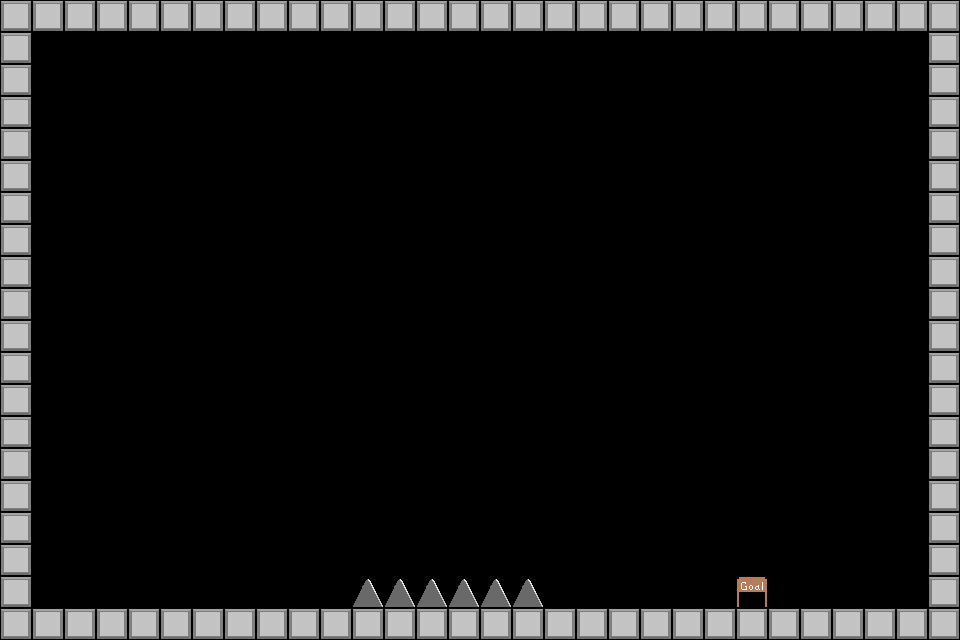

A level layout from a 2D game, rendered from its tile map. Below: a short description, then the map file with its tile-grid data intact:
An orthogonal 30x20 tile map with 32x32 px tiles, 1 tile layer (タイル・レイヤー 0), 2 hidden layers not drawn.

<map version="1.2" tiledversion="1.3.0" orientation="orthogonal" renderorder="right-down" compressionlevel="0" width="30" height="20" tilewidth="32" tileheight="32" infinite="0" nextlayerid="4" nextobjectid="1">
 <editorsettings>
  <export target="rebeDeza2.csv" format="csv" />
 </editorsettings>
 <tileset firstgid="1" name="terrain_chip" tilewidth="32" tileheight="32" tilecount="64" columns="8">
  <image source="レベルデザイン/レベルデザインーワンクリック/Data/Maps/terrain_chip.png" width="256" height="256" />
 </tileset>
 <layer id="1" name="タイル・レイヤー 1" width="30" height="20" visible="0">
  <data encoding="csv">
4,4,4,4,4,4,4,4,4,4,4,4,4,4,4,4,4,4,4,4,4,4,4,4,4,4,4,4,4,4,
4,0,0,0,0,0,0,0,0,0,0,0,0,0,0,0,0,0,0,0,0,0,0,0,0,0,0,0,0,4,
4,0,0,0,0,0,0,0,0,0,0,0,0,0,0,0,0,0,0,0,0,0,0,0,0,0,0,0,0,4,
4,0,0,0,0,0,0,0,0,0,0,0,0,0,0,0,0,0,0,0,0,0,0,0,0,0,0,0,0,4,
4,0,0,0,0,0,0,0,0,0,0,0,0,0,0,0,0,0,0,0,0,0,0,0,0,0,0,0,0,4,
4,0,0,0,0,0,0,0,0,0,0,0,0,0,0,0,0,0,0,0,0,0,0,0,0,0,0,0,0,4,
4,0,0,0,3,0,0,0,0,0,4,4,0,0,0,0,0,0,0,0,0,0,0,0,0,0,0,0,0,4,
4,4,4,4,4,4,4,4,4,4,0,0,0,0,0,0,0,0,0,0,0,0,0,0,0,0,0,0,0,4,
4,0,0,0,0,0,0,0,0,0,0,0,0,0,0,0,0,0,0,0,0,0,0,0,0,0,0,0,0,4,
4,0,0,0,0,0,0,0,0,0,0,0,0,0,0,0,0,0,0,0,0,4,4,4,4,0,0,0,0,4,
4,0,0,0,0,0,0,0,0,0,0,0,0,0,0,0,0,0,0,0,0,0,0,0,0,0,0,0,0,4,
4,0,0,0,0,0,0,0,0,0,0,0,0,0,0,0,0,0,0,0,0,0,0,0,0,0,0,0,0,4,
4,0,0,0,0,0,0,0,0,0,0,0,0,0,0,0,0,0,0,0,0,0,0,5,5,5,5,5,5,4,
4,0,0,0,0,0,0,0,0,0,4,4,4,4,0,0,0,0,0,0,5,5,5,4,4,4,4,4,4,4,
4,0,0,0,0,0,0,0,0,0,0,0,0,0,0,0,0,5,5,5,4,4,4,4,4,4,4,4,4,4,
4,0,0,0,0,0,0,0,0,0,0,0,0,0,5,5,5,4,4,4,4,4,4,4,4,4,4,4,4,4,
4,0,0,0,0,0,0,0,0,0,0,5,5,5,4,4,4,4,4,4,4,4,4,4,4,4,4,4,4,4,
4,0,0,0,0,0,0,0,5,5,5,4,4,4,4,4,4,4,4,4,4,4,4,4,4,4,4,4,4,4,
4,0,0,0,0,0,0,0,4,4,4,4,4,4,4,4,4,4,4,4,4,4,4,4,4,4,4,4,4,4,
4,4,4,4,4,4,4,4,4,4,4,4,4,4,4,4,4,4,4,4,4,4,4,4,4,4,4,4,4,4
</data>
 </layer>
 <layer id="2" name="タイル・レイヤー 2" width="30" height="20" visible="0">
  <data encoding="csv">
4,4,4,4,4,4,4,4,4,4,4,4,4,4,4,4,4,4,4,4,4,4,4,4,4,4,4,4,4,4,
4,0,0,0,0,0,0,0,0,0,0,0,4,0,0,0,0,0,0,4,0,0,0,0,0,0,0,0,0,4,
4,0,0,0,0,0,0,0,0,0,0,0,4,0,0,0,0,0,0,7,0,0,0,0,0,0,0,0,0,4,
4,0,0,0,0,0,0,0,0,0,0,0,7,0,0,0,0,0,0,0,0,0,0,0,0,0,0,0,0,4,
4,0,0,0,0,3,0,0,0,0,0,0,0,0,0,0,0,0,0,0,0,0,0,0,0,0,0,0,0,4,
4,4,4,4,4,4,4,4,0,0,0,0,0,0,0,0,0,0,0,0,0,0,0,0,0,0,0,0,0,4,
4,0,0,0,0,0,0,0,0,0,0,0,0,0,0,0,0,0,0,0,0,0,0,0,0,0,0,0,0,4,
4,0,0,0,0,0,0,0,0,0,0,0,0,0,0,5,0,0,0,0,0,0,0,0,0,0,0,0,0,4,
4,0,0,0,0,0,0,0,0,0,0,0,0,0,0,4,0,0,0,0,0,5,5,0,0,0,0,0,0,4,
4,0,0,0,0,0,0,0,0,4,4,4,4,4,4,4,4,4,4,4,4,4,4,4,4,0,0,0,0,4,
4,5,5,5,5,5,5,5,5,4,0,0,0,0,0,0,0,0,0,0,0,0,0,0,0,0,0,0,0,4,
4,4,4,4,4,4,4,4,4,4,0,0,0,0,0,0,0,0,0,0,0,0,0,0,0,0,0,0,0,4,
4,0,0,0,0,0,0,0,0,0,0,0,0,0,0,0,0,0,0,0,0,0,0,0,0,0,0,0,0,4,
4,0,0,0,0,0,0,0,0,0,0,0,0,0,0,0,0,0,0,0,0,0,0,0,0,0,0,0,0,4,
4,0,0,0,0,0,0,0,0,0,0,0,0,0,0,0,0,0,0,0,0,0,0,0,0,0,0,0,0,4,
4,0,0,0,0,0,0,0,0,0,0,0,0,0,0,0,0,0,0,0,0,0,0,4,4,4,4,4,4,4,
4,0,0,0,0,0,0,4,4,4,0,0,0,0,0,0,0,0,0,0,0,0,0,4,4,4,4,4,4,4,
4,0,0,0,0,0,0,4,4,4,0,0,0,0,0,0,0,0,0,0,0,0,0,4,4,4,4,4,4,4,
4,0,0,0,0,0,0,4,4,4,5,5,5,5,5,5,5,5,5,5,5,5,5,4,4,4,4,4,4,4,
4,4,4,4,4,4,4,4,4,4,4,4,4,4,4,4,4,4,4,4,4,4,4,4,4,4,4,4,4,4
</data>
 </layer>
 <layer id="3" name="タイル・レイヤー 0" width="30" height="20">
  <data encoding="csv">
4,4,4,4,4,4,4,4,4,4,4,4,4,4,4,4,4,4,4,4,4,4,4,4,4,4,4,4,4,4,
4,0,0,0,0,0,0,0,0,0,0,0,0,0,0,0,0,0,0,0,0,0,0,0,0,0,0,0,0,4,
4,0,0,0,0,0,0,0,0,0,0,0,0,0,0,0,0,0,0,0,0,0,0,0,0,0,0,0,0,4,
4,0,0,0,0,0,0,0,0,0,0,0,0,0,0,0,0,0,0,0,0,0,0,0,0,0,0,0,0,4,
4,0,0,0,0,0,0,0,0,0,0,0,0,0,0,0,0,0,0,0,0,0,0,0,0,0,0,0,0,4,
4,0,0,0,0,0,0,0,0,0,0,0,0,0,0,0,0,0,0,0,0,0,0,0,0,0,0,0,0,4,
4,0,0,0,0,0,0,0,0,0,0,0,0,0,0,0,0,0,0,0,0,0,0,0,0,0,0,0,0,4,
4,0,0,0,0,0,0,0,0,0,0,0,0,0,0,0,0,0,0,0,0,0,0,0,0,0,0,0,0,4,
4,0,0,0,0,0,0,0,0,0,0,0,0,0,0,0,0,0,0,0,0,0,0,0,0,0,0,0,0,4,
4,0,0,0,0,0,0,0,0,0,0,0,0,0,0,0,0,0,0,0,0,0,0,0,0,0,0,0,0,4,
4,0,0,0,0,0,0,0,0,0,0,0,0,0,0,0,0,0,0,0,0,0,0,0,0,0,0,0,0,4,
4,0,0,0,0,0,0,0,0,0,0,0,0,0,0,0,0,0,0,0,0,0,0,0,0,0,0,0,0,4,
4,0,0,0,0,0,0,0,0,0,0,0,0,0,0,0,0,0,0,0,0,0,0,0,0,0,0,0,0,4,
4,0,0,0,0,0,0,0,0,0,0,0,0,0,0,0,0,0,0,0,0,0,0,0,0,0,0,0,0,4,
4,0,0,0,0,0,0,0,0,0,0,0,0,0,0,0,0,0,0,0,0,0,0,0,0,0,0,0,0,4,
4,0,0,0,0,0,0,0,0,0,0,0,0,0,0,0,0,0,0,0,0,0,0,0,0,0,0,0,0,4,
4,0,0,0,0,0,0,0,0,0,0,0,0,0,0,0,0,0,0,0,0,0,0,0,0,0,0,0,0,4,
4,0,0,0,0,0,0,0,0,0,0,0,0,0,0,0,0,0,0,0,0,0,0,0,0,0,0,0,0,4,
4,0,0,0,0,0,0,0,0,0,0,5,5,5,5,5,5,0,0,0,0,0,0,3,0,0,0,0,0,4,
4,4,4,4,4,4,4,4,4,4,4,4,4,4,4,4,4,4,4,4,4,4,4,4,4,4,4,4,4,4
</data>
 </layer>
</map>